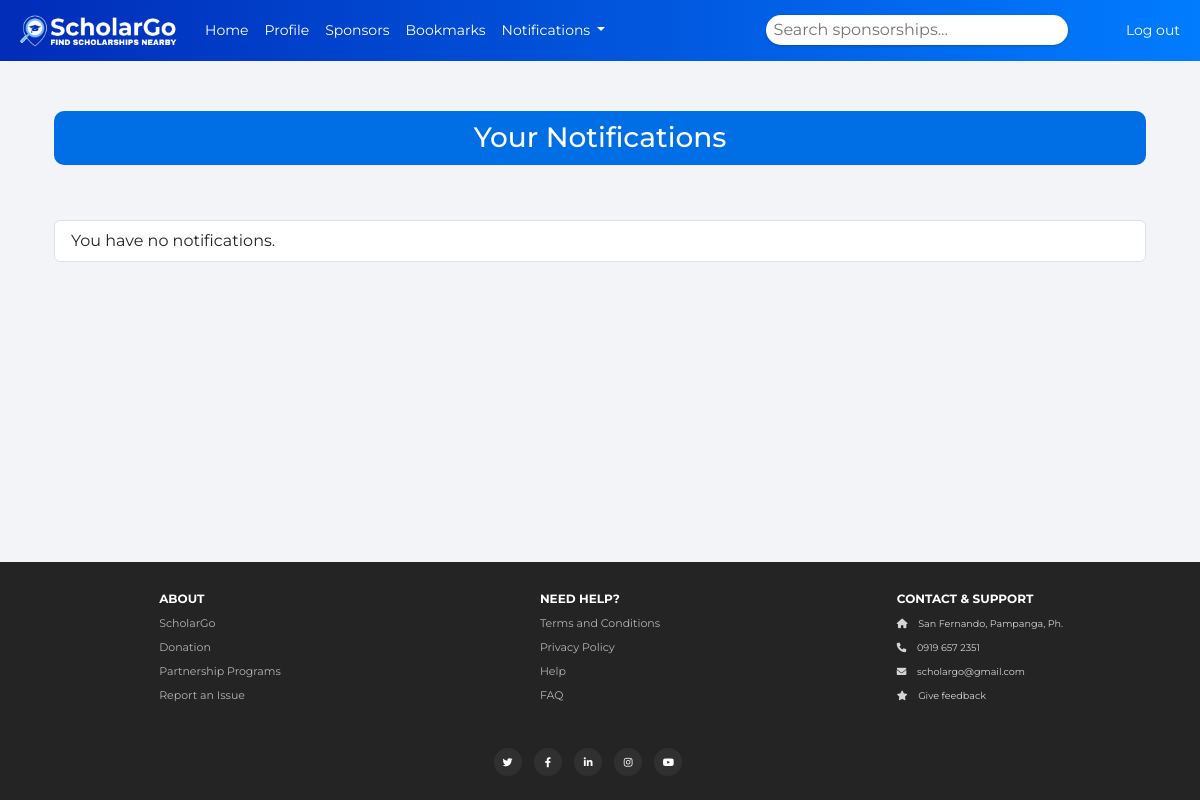
The app's page /notifications (signed in), older data.
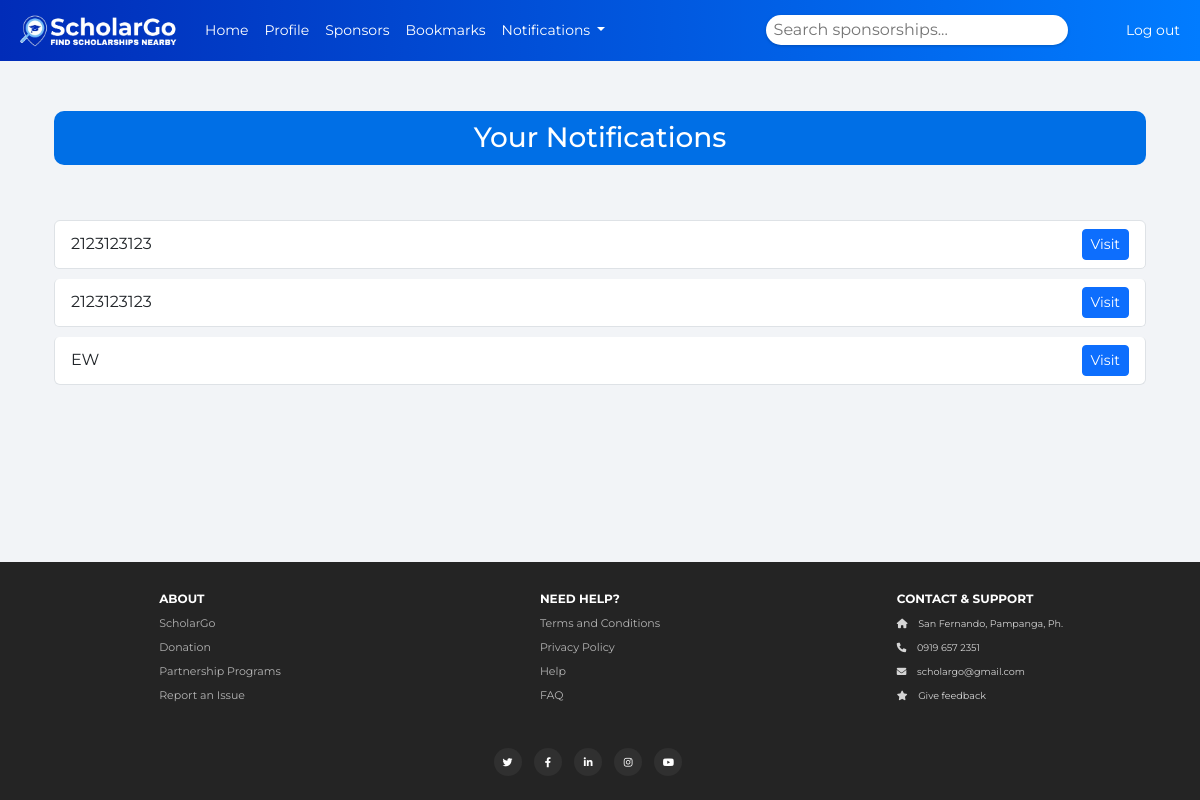
The same page, newer data.
### website/models.py (models this page shows, shortened)
class Notification(db.Model):
    id = db.Column(db.Integer, primary_key=True)
    user_id = db.Column(db.Integer, db.ForeignKey('user.id'), nullable=False)
    sponsorship_id = db.Column(db.Integer, db.ForeignKey('sponsorship_data.id'), nullable=False)  # Add this line
    message = db.Column(db.String(255), nullable=False)
    is_read = db.Column(db.Boolean, default=False)
    priority = db.Column(db.String(50), nullable=True)
    alarm_date = db.Column(db.DateTime(timezone=True), nullable=True)  # Make alarm_date timezone-aware
    created_at = db.Column(db.DateTime(timezone=True), default=func.now())  # Store in UTC

### website/auth.py (the view)
@auth.route('/notifications')
@login_required
def notifications():
    user_notifications = Notification.query.filter_by(user_id=current_user.id).order_by(Notification.created_at.desc()).all()
    Notification.query.filter_by(user_id=current_user.id, is_read=False).update({'is_read': True})
    unread_count = Notification.query.filter_by(user_id=current_user.id, is_read=False).count()
    db.session.commit()
    return render_template("notifications.html", notifications=user_notifications, unread_count=unread_count, user=current_user)

### website/templates/notifications.html (shortened to what this page needs)
{% extends "base.html" %}
{% block content %}
<div class="container mt-5">
    <h2>Your Notifications</h2>
    <ul class="list-group mt-3" id="notification-list">
        {% for notification in notifications %}
            <li class="list-group-item d-flex justify-content-between align-items-center {% if not notification.is_read %}list-group-item-info{% endif %}">
                <span>{{ notification.message }}</span>
                <a href="{{ url_for('views.view_sponsorship', sponsor_id=notification.sponsorship_id) }}" class="btn btn-sm btn-primary">
                    Visit
                </a>
            </li>
        {% else %}
            <li class="list-group-item">You have no notifications.</li>
        {% endfor %}
    </ul>
</div>
{% endblock %}

Row changes from the older to the newer data that the page shows:
added Notification: message "2123123123"
added Notification: message "2123123123"
added Notification: message "EW"
Text that changed along with them:
text no longer shown: "You have no notifications."
